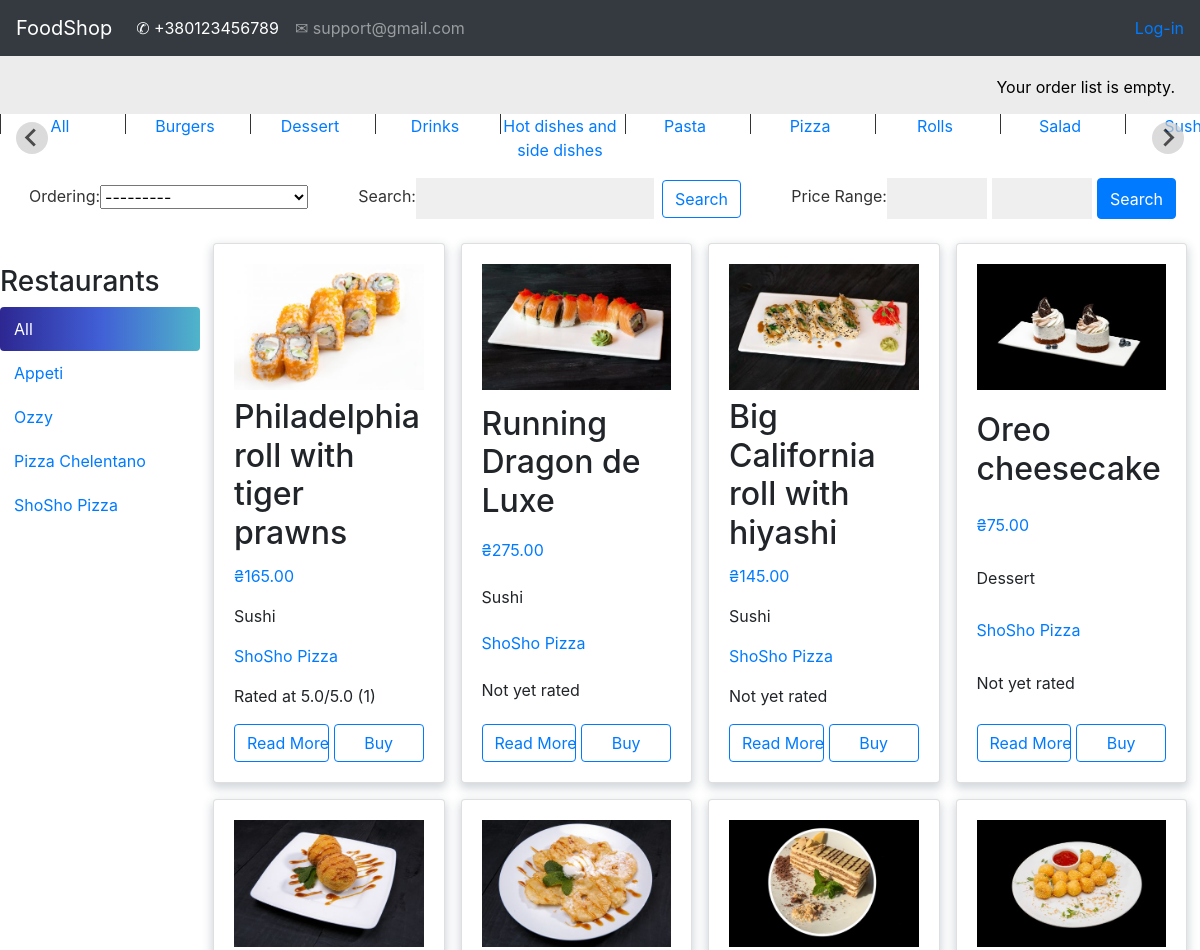
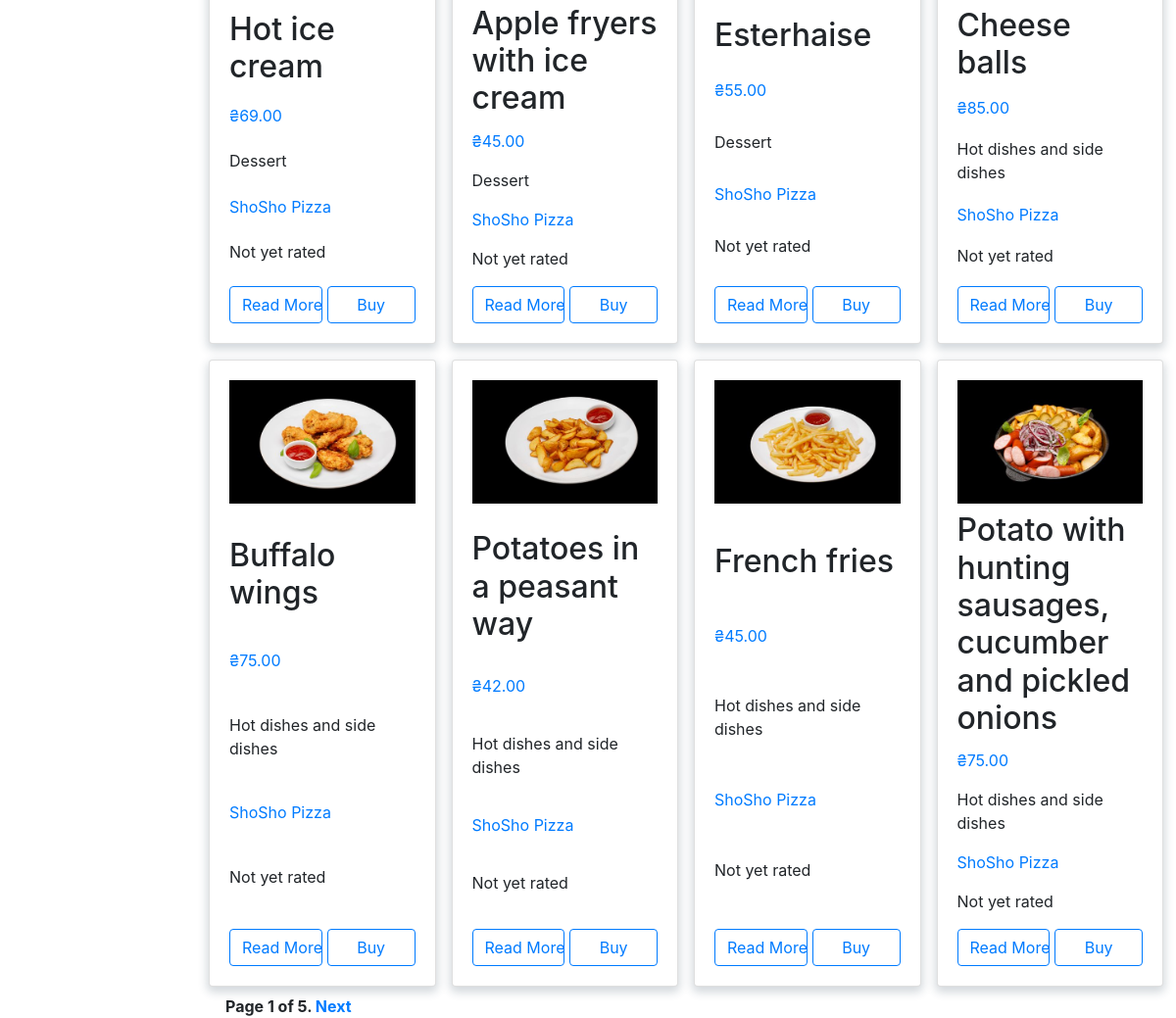
The page / on the database its author committed (2 pictures, top to bottom).
### shop/models.py (models this page shows, shortened)
class Category(models.Model):
    name = models.CharField(max_length=150, db_index=True)
    slug = models.SlugField(max_length=150, db_index=True, unique=True)
    class Meta:
        ordering = ('name',)
        default_related_name = "category"
        verbose_name = "Category"
        verbose_name_plural = "Categories"
    def __str__(self):
        return self.name

class Shop(models.Model):
    owner = models.OneToOneField(settings.AUTH_USER_MODEL, on_delete=models.CASCADE)
    name = models.CharField(max_length=150, db_index=True)
    slug = models.SlugField(max_length=150, db_index=True, unique=True)
    class Meta:
        ordering = ('name',)
        default_related_name = "shop"
    def __str__(self):
        return self.name

class Product(models.Model):
    shop = models.ForeignKey(Shop, on_delete=models.CASCADE)
    category = models.ForeignKey(Category, on_delete=models.CASCADE)
    name = models.CharField(max_length=150, db_index=True)
    slug = models.SlugField(max_length=150, db_index=True)
    image = models.ImageField(upload_to='image_products/%Y/%m/%d', default='image_products/no_img.png')
    description = models.TextField(blank=True)
    price = models.DecimalField(max_digits=10, decimal_places=2)
    available = models.BooleanField(default=True)
    created = models.DateTimeField(auto_now_add=True)
    updated = models.DateTimeField(auto_now=True)
    objects = ProductManager()
    class Meta:
        ordering = ('-created',)
        index_together = (('id', 'slug'),)
        default_related_name = "products"
    def get_absolute_url(self):
        return reverse('product_detail',
                       args=[self.id, self.slug])
    def get_shop_slug(self):
        shop = Shop.objects.get(name=self.shop)
        shop = shop.slug
        return reverse('product_list_by_shop',
                       args=[shop])
    def get_rating(self):
        product = Product.objects.get(id=self.id, slug=self.slug)
        rating = product.reviews.filter(show=True).aggregate(Avg('rating'))
        return rating
    def get_rating_votes(self):
        product = Product.objects.get(id=self.id, slug=self.slug)
        count = product.reviews.filter(show=True).count()
        return count

### shop/views.py (the view)
# urls.py: path('', views.product_list, name='product_list'),
def product_list(request, shop_slug=None, category_slug=None):
    orderlist_form = OrderListAddProductForm()
    shop = None
    shops = Shop.objects.all()
    category = None
    categories = Category.objects.all()
    products = Product.objects.available()
    products_non = Product.objects.non_available()
    if shop_slug:
        shop = Shop.objects.get(slug=shop_slug)
        products = products.filter(shop=shop)
        products_non = products_non.filter(shop=shop)
    if category_slug:
        category = Category.objects.get(slug=category_slug)
        products = products.filter(category=category)
        products_non = products_non.filter(category=category)
    products = products | products_non
    products = products.order_by('-available', '-created')
    myFilter = ProductFilter(request.GET, queryset=products)
    products = myFilter.qs
    paginator = Paginator(products, 12)
    page = request.GET.get('page')
    try:
        objects = paginator.page(page)
    except PageNotAnInteger:
        objects = paginator.page(1)
    except EmptyPage:
        objects = paginator.page(paginator.num_pages)
    return render(request, 'shop/index.html',
                  {'product_list': objects,
                   'category': category,
                   'categories': categories,
                   'shop': shop,
                   'shops': shops,
                   "form": orderlist_form,
                   'myFilter': myFilter})

### orderlist/forms.py
class OrderListAddProductForm(forms.Form):
    count = forms.TypedChoiceField(choices=PRODUCT_COUNT_CHOICES, coerce=int)
    update = forms.BooleanField(required=False, initial=False, widget=forms.HiddenInput)

### orderlist/context_processors.py (called while the page is built)
def orderlist(request):
    return {'orderlist': OrderList(request)}

### orderlist/orderlist.py (called while the page is built)
    def __len__(self):
        return sum(item['count'] for item in self.orderlist.values())

### shop/models.py (called while the page is built)
    def available(self):
        return self.filter(available=True)

    def non_available(self):
        return self.filter(available=False)

    def get_query_set(self):
        return ProductQuerySet(self.model)

    def available(self):
        return self.get_query_set().available()

    def non_available(self):
        return self.get_query_set().non_available()

### templates/shop/index.html (shortened to what this page needs)
{% extends 'shop/base.html' %}
{% load static %}
{% load custom_tags %}
{% block context %}
<body>
{% if categories %}
<div class="splide mb-3">
        <div class="splide__track">
            <ul class="splide__list">
                <li class="splide__slide"><a href="{{ request.path }}">All</a></li>
                {% for c in categories %}
                <li class="splide__slide"><a href="{{ request.path }}?category={{ c.id }}">{{ c.name }}</a></li>
                {% endfor %}
            </ul>
        </div>
    </div>
{% endif %}
<form method="get">
    <div class="d-flex flex-row-reverse justify-content-between align-items-center mx-4">
        <div class="d-flex">
            <div class="filter-input d-flex align-items-center filter-price search-input-price">
                <label for="{{ myFilter.form.price_start.id_for_label }}">Price Range:</label>
                {{ myFilter.form.price_start }} {{ myFilter.form.price_end }}
            </div>
            <button class="btn btn-primary" type="submit">Search</button>
        </div>
        <div class="d-flex align-items-center">
            <label for="{{ myFilter.form.name.id_for_label }}">Search:</label>
            <div class="filter-input search-input">{{ myFilter.form.name }}</div>
            <button class="btn btn-outline-primary ml-2" type="submit">Search</button>
        </div>
        <div>
            <label for="{{ myFilter.form.ordering.id_for_label }}">Ordering:</label>
            {{ myFilter.form.ordering }}
        </div>
    </div>
</form>
<div id="sidebar">
        <h3>Restaurants</h3>
        <ul>
            <li {% if not shop %} class="selected"{% endif %}>
                <a href="{% url 'product_list' %}">All</a>
            </li>
            {% for c in shops %}
                <li {% if shop.slug == c.slug %} class="selected"{% endif %}>
                    <a href="{% url 'product_list_by_shop' c.slug%}">{{ c.name }}</a>
                </li>
            {% endfor %}
        </ul>
    </div>
<div class="d-flex flex-column" style="margin-right: -5px;">
{% if product_list %}
<div class="row" style="margin-right: 5px">
      {% for product in product_list %}
        <div class="post-item col-12 col-sm-6 col-md-6 col-lg-3 p-2">
          <div class="card h-100 card-product align-items-center {% if not product.available %} gray-bg {% endif %}">
            <div class="card-body card-flex">
              <div class="product-image mb-2">
                <img src="{{ product.image.url }}">
              </div>
              <h2 class="card-title">{{ product.name }}</h2>
              <p class="text-primary">₴{{ product.price}}</p>
              <p class="card-text">{{product.category|safe | truncatewords:10 }}</p>
              <p class="card-text"><a href="{{ product.get_shop_slug }}">
                  {{product.shop|safe | truncatewords:10 }}</a></p>
              <p class="card-text">{% if product.get_rating.rating__avg %}
                  Rated at {{ product.get_rating.rating__avg }}/5.0 ({{ product.get_rating_votes }})
                                    {% else %}Not yet rated{% endif %}</p>
              {% if product.available %}
              <div class="d-flex justify-content-between">
              <a href="{{ product.get_absolute_url }}" style="width:50%; margin-right: 5px" class="btn btn-outline-primary">Read More</a>
              <a href="javascript:;" onclick="document.getElementById('product-add-{{ product.id }}').submit();"
                                                                   style="width: 50%" class="btn btn-outline-primary">Buy</a>
              {% else %}
                <p class="card-text" style="text-align: center; font-size: 20px; font-weight: 600">Non available</p>
              {% endif %}
              </div>
            </div>
          </div>
        </div>
      {% endfor %}
    </div>
    {% if product_list %}
    {% include 'pagination/pagination.html' with page=product_list %}
    {% endif %}
    </div>
{% else %}
<p style="font-style:oblique; font-size: 400%">Sorry, there are no products in this collection.</p>
{% endif %}
</body>
</html>
{% endblock context %}

### static/css/style.css (style rules this page uses)
html { overflow-x: hidden; }
#sidebar { width:220px; padding:30px 20px 0 0; float:left; }
#sidebar ul { margin:0; padding:0; }
#sidebar ul li { margin:0; list-style:none; padding:10px 14px; }
#sidebar ul li a { display:block; }
#sidebar ul li.selected { background: rgb(45,39,145); background: linear-gradient(90deg, rgba(45,39,145,1) 0%, rgba(65,95,214,1) 50%, rgba(79,181,201,1) 100%); border-radius:4px; }
#sidebar ul li.selected a { color:#fff; }
.card-flex { display:flex; flex-direction:column; justify-content:space-between; }
.card-product { box-shadow: 0px 4px 10px 1.7px rgb(34 60 80 / 20%); }
form { overflow:auto; margin-left: 5px; }
label { float:left; clear:both; color:#333; margin-bottom:4px; margin-top: -1px; }
input, textarea { clear:both; float:left; margin:0 0 10px; background:#efefef; border:0; padding:10px 10px; font-size:14px; }
.product-image { max-width: 360px; max-height: 420px; }
.product-image img { display: block; max-width: 100%; object-fit: cover; }
.search-input-price input, .search-input input { margin: 0; }
.filter-price input { margin-right: 5px; width: 100px; }

### static/categories-slider/style.css (style rules this page uses)
.splide__slide { text-align: center; position: relative; }
.splide__slide a { text-decoration: none; }
.splide__slide::after { content: ''; position: absolute; left: 0; top: 0; display: block; width: 1px; height: 20px; background-color: #333; }

### rows shown on the page
Category: name "Burgers"
Category: name "Dessert"
Category: name "Drinks"
Category: name "Hot dishes and side dishes"
Category: name "Pasta"
Category: name "Pizza"
Category: name "Rolls"
Category: name "Salad"
Shop: name "Appeti"
Shop: name "Ozzy"
Shop: name "Pizza Chelentano"
Shop: name "ShoSho Pizza"
Product: image (picture), name "Philadelphia roll with tiger prawns", price "165.00", category "Sushi", shop "ShoSho Pizza", get_rating.rating__avg "5.0", get_rating_votes "1"
Product: image (picture), name "Running Dragon de Luxe", price "275.00", category "Sushi", shop "ShoSho Pizza", shows "Not yet rated"
Product: image (picture), name "Big California roll with hiyashi", price "145.00", category "Sushi", shop "ShoSho Pizza", shows "Not yet rated"
Product: image (picture), name "Oreo cheesecake", price "75.00", category "Dessert", shop "ShoSho Pizza", slug "Not yet rated"
Product: image (picture), name "Hot ice cream", price "69.00", category "Dessert", shop "ShoSho Pizza", slug "Not yet rated"
Product: image (picture), name "Apple fryers with ice cream", price "45.00", category "Dessert", shop "ShoSho Pizza", shows "Not yet rated"
Product: image (picture), name "Esterhaise", price "55.00", category "Dessert", shop "ShoSho Pizza", slug "Not yet rated"
Product: image (picture), name "Cheese balls", price "85.00", category "Hot dishes and side dishes", shop "ShoSho Pizza", slug "Not yet rated"
Product: image (picture), name "Buffalo wings", price "75.00", category "Hot dishes and side dishes", shop "ShoSho Pizza", slug "Not yet rated", {{ product.id }} 50 (drawn)
Product: image (picture), name "Potatoes in a peasant way", price "42.00", category "Hot dishes and side dishes", shop "ShoSho Pizza", shows "Not yet rated"
Product: image (picture), name "French fries", price "45.00", category "Hot dishes and side dishes", shop "ShoSho Pizza", slug "Not yet rated"
Product: image (picture), name "Potato with hunting sausages, cucumber and pickled onions", price "75.00", category "Hot dishes and side dishes", shop "ShoSho Pizza", shows "Not yet rated"

### other values the page prints
{{ page.number }} "1"
{{ page.paginator.num_pages }} "5"
